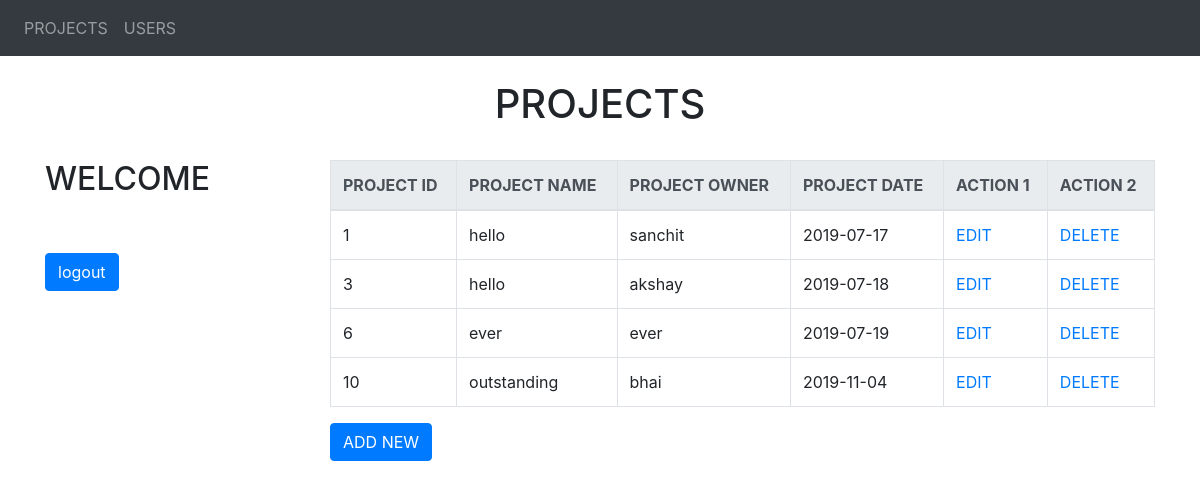
The app's page /projects.php with its own data.
### tables this page shows
CREATE TABLE `project` (
  `id` int(20) NOT NULL,
  `projectname` varchar(50) NOT NULL,
  `projectowner` varchar(50) NOT NULL,
  `date` date NOT NULL
);

### projects.php (the view, shortened to what this page needs)
<?php include "includes/db.php";?>
<!DOCTYPE html>
<html lang="en">
<head>
     <link href="https://stackpath.bootstrapcdn.com/bootstrap/4.3.1/css/bootstrap.min.css" rel="stylesheet">
</head>
<body>
  <nav class="navbar navbar-expand-sm bg-dark navbar-dark" >
  <ul class="navbar-nav">
    <li class="nav-item">
      <a class="nav-link" href="#"> PROJECTS </a>
    </li>
    <li class="nav-item">
      <a class="nav-link" href="#"> USERS </a>
    </li>
  </ul>
</nav>
  <br>
   <div class="container">
       <h1 class="text-center"> PROJECTS</h1>
       <br>
       <div class="row">
          <div class="col-3">
            <h2> WELCOME </h2>
             <h2> &nbsp;<?php echo $_SESSION['username']?> </h2>
               <div class="logout">
                 <a class ="btn btn-primary"href ="logout.php">logout</a>
               </div>
          </div>
           <div class="col-9">
            <table class="table table-hover table-bordered">
                <thead class="thead-light">
                    <tr>
                        <th>PROJECT ID</th>
                        <th>PROJECT NAME</th>
                        <th>PROJECT OWNER</th>
                         <th>PROJECT DATE</th>
                         <th>ACTION 1</th>
                         <th>ACTION 2</th>
                    </tr>
                </thead>
                <tbody>
                 <?php
                  $query = "select * from project";
                  $pro = mysqli_query($connection , $query);
                    while( $row = mysqli_fetch_assoc($pro)){
                          $projectid = $row['id'];
                         $projectname = $row['projectname'];
                         $projectowner = $row['projectowner'];
                        $projectdate = $row['date'];
                    echo "<tr>";
                      echo "<td> $projectid </td>" ;
                       echo "<td> $projectname </td>";
                        echo "<td> $projectowner </td>";
                         echo "<td> $projectdate </td>";
                        echo "<td><a href='editprojects.php?edit={$projectid}'>EDIT</a></td>";
                        echo "<td><a href='projects.php?delete= {$projectid}'>DELETE</a></td>";
                        echo "</tr>";
                     }
                        ?>
                </tbody>
            </table>
            <div class="button">
                <a class="btn btn-primary" href="addprojects.php" > ADD NEW </a>
            </div>
       </div>
   </div>
</body>
</html>

### records on screen
project: id "1", projectname "hello", projectowner "sanchit", date "2019-07-17"
project: id "3", projectname "hello", projectowner "akshay", date "2019-07-18"
project: id "6", projectname "ever", projectowner "ever", date "2019-07-19"
project: id "10", projectname "outstanding", projectowner "bhai", date "2019-11-04"
